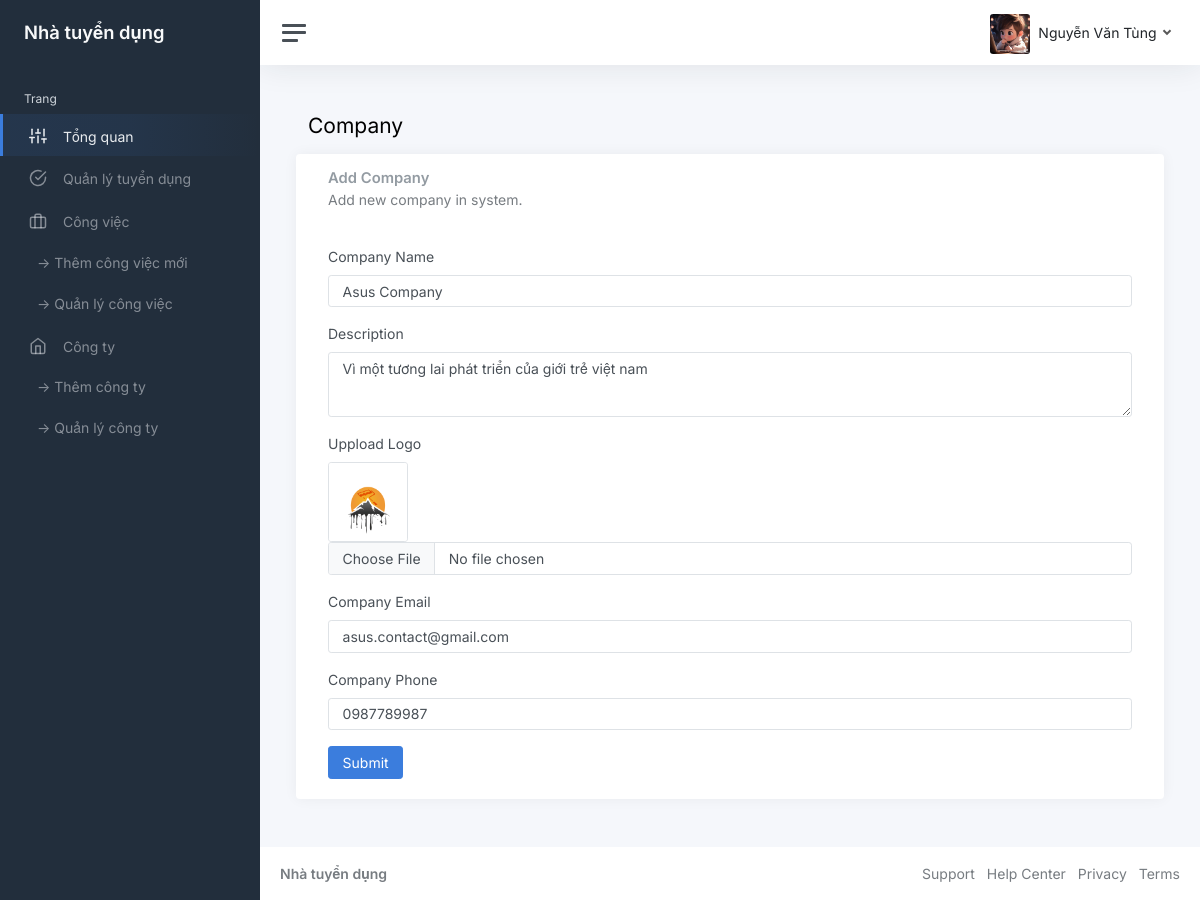
Page /recruiter/editcompany.php?comId=2 (signed in) on the committed database.
### tables this page shows
CREATE TABLE `tbl_company` (
  `companyId` int(11) NOT NULL,
  `companyName` varchar(255) NOT NULL,
  `description` varchar(255) NOT NULL,
  `image` varchar(255) NOT NULL,
  `companyPhone` varchar(10) NOT NULL,
  `companyEmail` varchar(50) NOT NULL,
  `userId` int(11) NOT NULL
);

### lib/database.php (called while the page is built, shortened)
<?php
Class Database{
   public $host   = DB_HOST;
   public $user   = DB_USER;
   public $pass   = DB_PASS;
   public $dbname = DB_NAME;
   public $link;
private function connectDB(){
   $this->link = new mysqli($this->host, $this->user, $this->pass,
    $this->dbname);
 }
public function select($query){
  $result = $this->link->query($query) or
   die($this->link->error.__LINE__);
  if($result->num_rows > 0){
    return $result;
  } else {
    return false;
  }
 }
}

### classes/Company.php (called while the page is built, shortened)
<?php
$filepath = realpath(dirname(__FILE__));
include_once($filepath . '/../lib/database.php');
?>
<?php
class Company
{
    private $db;
    public function __construct() {
        $this->db = new Database();
    }
    public function showCompanyById($id) {
        $query = "SELECT * FROM tbl_company WHERE companyId = $id ";
        $result = $this->db->select($query);
        return $result;
    }
}

### recruiter/editcompany.php (the view, shortened to what this page needs)
<?php
include '../classes/Company.php';
?>
<?php
$class = new Company();
if($_GET['comId'] != null || isset($_GET['comId'])) {
    $id = $_GET['comId'];
}
?>
<!DOCTYPE html>
<html lang="en">
<head>
    <link href="./asset/css/app.css" rel="stylesheet">
</head>
<body>
    <div class="wrapper">
        <?php include('./inc/sidebar.php') ?>
        <div class="main">
            <?php include('./inc/header.php') ?>
            <main class="content">
                <div class="container-fluid p-0">
                    <h1 class="h3 mb-3">Company</h1>
                    <div class="row">
                        <div class="card">
                            <div class="card-header">
                                <h5 class="card-title">Add Company</h5>
                                <h6 class="card-subtitle text-muted">Add new company in system.</h6>
                            </div>
                            <div class="card-body">
                                <?php
                                    $companyList = $class->showCompanyById($id);
                                    if ($companyList) {
                                                while ($c = $companyList->fetch_assoc()) {
                                            ?>
                                <form action="" method="POST" enctype="multipart/form-data">
                                    <div class="mb-3">
                                        <label class="form-label">Company Name</label>
                                        <input type="text" class="form-control" placeholder="Ex: Asus Company" value="<?=  $c['companyName'] ?  $c['companyName']  : "" ?>" name='name' required
                                             />
                                    </div>
                                    <div class="mb-3">
                                        <label class="form-label">Description</label>
                                        <textarea class="form-control" placeholder="Ex: Recrutiment for company,...." rows="1" style="height: 65px" name='description' required
                                            ><?=  $c['description'] ?  $c['description']  : "" ?></textarea>
                                    </div>
                                    <div class="mb-3">
                                        <label class="form-label">Uppload Logo</label><br>
                                        <img class="flex-shrink-0 img-fluid border rounded" src="../uploads/<?php echo $c['image'] ?>"
                                                    alt="" style="width: 80px; height: 80px;">
                                        <input class="form-control" type="file" name='image' />
                                    </div>
                                    <div class="mb-3">
                                        <label class="form-label">Company Email</label>
                                        <input type="email" class="form-control" placeholder="Ex: your-email@gmail.com" value="<?=  $c['companyEmail'] ?  $c['companyEmail']  : "" ?>" name='email' required
                                             />
                                    </div>
                                    <div class="mb-3">
                                        <label class="form-label">Company Phone</label>
                                        <input type="text" class="form-control" placeholder="Ex: 0987654321" value="<?=  $c['companyPhone'] ?  $c['companyPhone']  : "" ?>" name='phone' required
                                             />
                                    </div>
                                    <button type="submit" name="submit" class="btn btn-primary">Submit</button>
                                </form>
                                <?php }} ?>
                            </div>
                        </div>
                    </div>
                </div>
            </main>
            <?php include('./inc/footer.php') ?>
        </div>
    </div>
</body>
</html>

### rows in the picture
tbl_company: name "Asus Company", description "Vì một tương lai phát triển của giới trẻ việt nam", image (picture), email "asus.contact@gmail.com", phone "0987789987"

### other values in the picture
Session::get('name') "Nguyễn Văn Tùng"
